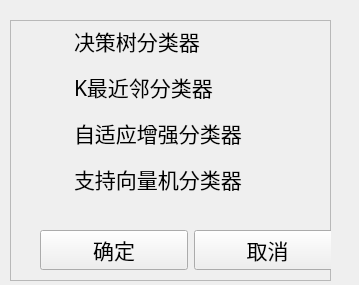
<?xml version="1.0" encoding="UTF-8"?>
<ui version="4.0">
 <class>Frame_RH</class>
 <widget class="QFrame" name="Frame_RH">
  <property name="geometry">
   <rect>
    <x>0</x>
    <y>0</y>
    <width>359</width>
    <height>285</height>
   </rect>
  </property>
  <property name="windowTitle">
   <string>下游任务选择</string>
  </property>
  <property name="styleSheet">
   <string notr="true">background-image: url(:/images/bg01_cs02.png);</string>
  </property>
  <widget class="QFrame" name="frame2">
   <property name="geometry">
    <rect>
     <x>10</x>
     <y>20</y>
     <width>321</width>
     <height>261</height>
    </rect>
   </property>
   <property name="frameShape">
    <enum>QFrame::StyledPanel</enum>
   </property>
   <property name="frameShadow">
    <enum>QFrame::Raised</enum>
   </property>
   <widget class="QWidget" name="horizontalWidget" native="true">
    <property name="geometry">
     <rect>
      <x>30</x>
      <y>190</y>
      <width>301</width>
      <height>80</height>
     </rect>
    </property>
    <property name="styleSheet">
     <string notr="true"/>
    </property>
    <layout class="QHBoxLayout" name="horizontalLayout">
     <item>
      <widget class="QPushButton" name="pushButton">
       <property name="font">
        <font>
         <family>黑体</family>
         <pointsize>16</pointsize>
        </font>
       </property>
       <property name="text">
        <string>确定</string>
       </property>
      </widget>
     </item>
     <item>
      <widget class="QPushButton" name="pushButton_2">
       <property name="font">
        <font>
         <family>黑体</family>
         <pointsize>16</pointsize>
        </font>
       </property>
       <property name="text">
        <string>取消</string>
       </property>
      </widget>
     </item>
    </layout>
   </widget>
   <widget class="QWidget" name="verticalWidget" native="true">
    <property name="geometry">
     <rect>
      <x>44</x>
      <y>0</y>
      <width>271</width>
      <height>181</height>
     </rect>
    </property>
    <property name="styleSheet">
     <string notr="true"/>
    </property>
    <layout class="QVBoxLayout" name="verticalLayout">
     <item>
      <widget class="QRadioButton" name="r1">
       <property name="font">
        <font>
         <family>黑体</family>
         <pointsize>16</pointsize>
        </font>
       </property>
       <property name="layoutDirection">
        <enum>Qt::LeftToRight</enum>
       </property>
       <property name="styleSheet">
        <string notr="true">background: transparent;  </string>
       </property>
       <property name="text">
        <string>决策树分类器</string>
       </property>
      </widget>
     </item>
     <item>
      <widget class="QRadioButton" name="r2">
       <property name="font">
        <font>
         <family>黑体</family>
         <pointsize>16</pointsize>
        </font>
       </property>
       <property name="layoutDirection">
        <enum>Qt::LeftToRight</enum>
       </property>
       <property name="styleSheet">
        <string notr="true">background: transparent;  </string>
       </property>
       <property name="text">
        <string>K最近邻分类器</string>
       </property>
      </widget>
     </item>
     <item>
      <widget class="QRadioButton" name="r3">
       <property name="font">
        <font>
         <family>黑体</family>
         <pointsize>16</pointsize>
        </font>
       </property>
       <property name="styleSheet">
        <string notr="true">background: transparent;  </string>
       </property>
       <property name="text">
        <string>自适应增强分类器</string>
       </property>
      </widget>
     </item>
     <item>
      <widget class="QRadioButton" name="r4">
       <property name="font">
        <font>
         <family>黑体</family>
         <pointsize>16</pointsize>
        </font>
       </property>
       <property name="styleSheet">
        <string notr="true">background: transparent;  </string>
       </property>
       <property name="text">
        <string>支持向量机分类器</string>
       </property>
      </widget>
     </item>
    </layout>
   </widget>
  </widget>
 </widget>
 <resources>
  <include location="images/image.qrc"/>
 </resources>
 <connections>
  <connection>
   <sender>pushButton</sender>
   <signal>clicked()</signal>
   <receiver>Frame_RH</receiver>
   <slot>ok()</slot>
   <hints>
    <hint type="sourcelabel">
     <x>93</x>
     <y>235</y>
    </hint>
    <hint type="destinationlabel">
     <x>0</x>
     <y>35</y>
    </hint>
   </hints>
  </connection>
  <connection>
   <sender>pushButton_2</sender>
   <signal>clicked()</signal>
   <receiver>Frame_RH</receiver>
   <slot>cancel()</slot>
   <hints>
    <hint type="sourcelabel">
     <x>329</x>
     <y>239</y>
    </hint>
    <hint type="destinationlabel">
     <x>324</x>
     <y>131</y>
    </hint>
   </hints>
  </connection>
 </connections>
 <slots>
  <slot>ok()</slot>
  <slot>cancel()</slot>
 </slots>
</ui>
